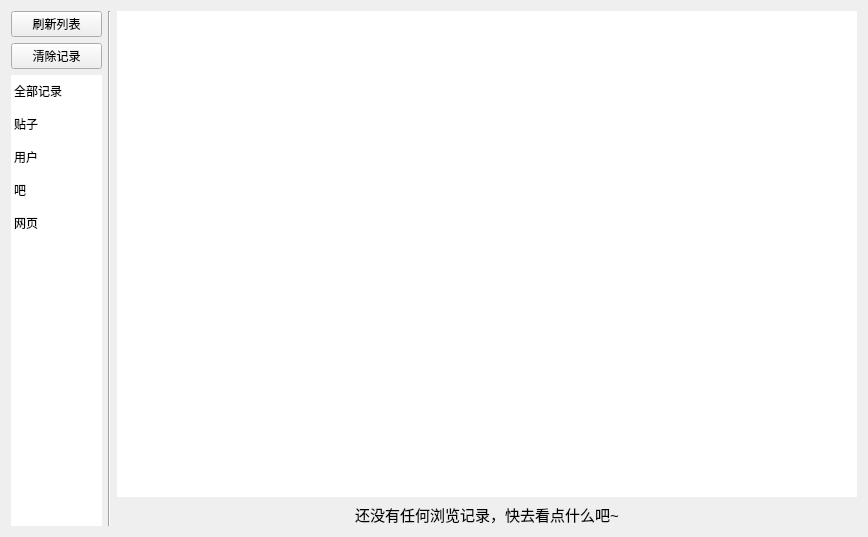
<?xml version="1.0" encoding="UTF-8"?>
<ui version="4.0">
 <class>Form</class>
 <widget class="QWidget" name="Form">
  <property name="geometry">
   <rect>
    <x>0</x>
    <y>0</y>
    <width>868</width>
    <height>537</height>
   </rect>
  </property>
  <property name="font">
   <font>
    <pointsize>9</pointsize>
   </font>
  </property>
  <property name="windowTitle">
   <string>浏览记录</string>
  </property>
  <layout class="QGridLayout" name="gridLayout" columnstretch="0,0,1">
   <item row="0" column="0">
    <layout class="QVBoxLayout" name="verticalLayout">
     <item>
      <widget class="QPushButton" name="pushButton_2">
       <property name="text">
        <string>刷新列表</string>
       </property>
      </widget>
     </item>
     <item>
      <widget class="QPushButton" name="pushButton">
       <property name="text">
        <string>清除记录</string>
       </property>
      </widget>
     </item>
     <item>
      <widget class="QListWidget" name="listWidget">
       <property name="minimumSize">
        <size>
         <width>91</width>
         <height>0</height>
        </size>
       </property>
       <property name="maximumSize">
        <size>
         <width>91</width>
         <height>16777215</height>
        </size>
       </property>
       <property name="styleSheet">
        <string notr="true">QListWidget::item { margin-bottom: 15px; }</string>
       </property>
       <property name="frameShape">
        <enum>QFrame::NoFrame</enum>
       </property>
       <property name="currentRow">
        <number>-1</number>
       </property>
       <item>
        <property name="text">
         <string>全部记录</string>
        </property>
       </item>
       <item>
        <property name="text">
         <string>贴子</string>
        </property>
       </item>
       <item>
        <property name="text">
         <string>用户</string>
        </property>
       </item>
       <item>
        <property name="text">
         <string>吧</string>
        </property>
       </item>
       <item>
        <property name="text">
         <string>网页</string>
        </property>
       </item>
      </widget>
     </item>
    </layout>
   </item>
   <item row="0" column="1">
    <widget class="Line" name="line">
     <property name="orientation">
      <enum>Qt::Vertical</enum>
     </property>
    </widget>
   </item>
   <item row="0" column="2">
    <widget class="QFrame" name="frame">
     <property name="frameShape">
      <enum>QFrame::NoFrame</enum>
     </property>
     <property name="frameShadow">
      <enum>QFrame::Raised</enum>
     </property>
     <layout class="QVBoxLayout" name="verticalLayout_2">
      <property name="leftMargin">
       <number>0</number>
      </property>
      <property name="topMargin">
       <number>0</number>
      </property>
      <property name="rightMargin">
       <number>0</number>
      </property>
      <property name="bottomMargin">
       <number>0</number>
      </property>
      <item>
       <widget class="QListWidget" name="listWidget_2">
        <property name="frameShape">
         <enum>QFrame::NoFrame</enum>
        </property>
        <property name="sizeAdjustPolicy">
         <enum>QAbstractScrollArea::AdjustToContents</enum>
        </property>
        <property name="verticalScrollMode">
         <enum>QAbstractItemView::ScrollPerPixel</enum>
        </property>
        <property name="horizontalScrollMode">
         <enum>QAbstractItemView::ScrollPerPixel</enum>
        </property>
        <property name="resizeMode">
         <enum>QListView::Adjust</enum>
        </property>
       </widget>
      </item>
      <item>
       <widget class="QLabel" name="label">
        <property name="font">
         <font>
          <pointsize>11</pointsize>
         </font>
        </property>
        <property name="text">
         <string>还没有任何浏览记录，快去看点什么吧~</string>
        </property>
        <property name="alignment">
         <set>Qt::AlignCenter</set>
        </property>
       </widget>
      </item>
     </layout>
    </widget>
   </item>
  </layout>
 </widget>
 <resources/>
 <connections/>
</ui>
